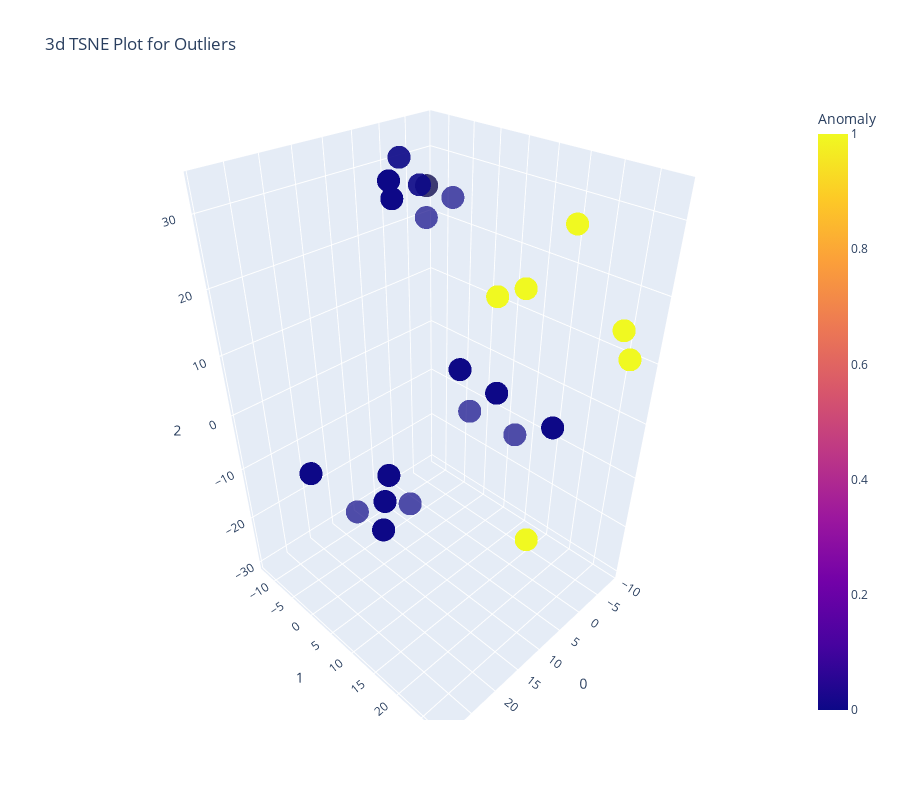

Notebook cell for this chart:
### Code cell
# Create an LOF model
iforet_model = create_model('iforest')

# Assign anomaly scores to the dataset
df_with_anomaly_scores = assign_model(iforet_model)

# Append anomaly scores to the original table
df['anomaly_score'] = df_with_anomaly_scores['Anomaly_Score']

# Measure ROC for the LOF model
roc_results = plot_model(iforet_model)

# Display the ROC curve and AUC
print(roc_results)

# Display the resulting dataframe with anomaly scores
print(df.head())

### Figure 1 — Plotly figure (JSON) as saved in the notebook; plotly's stock layout.template omitted (floating-point values rounded to 4 significant figures; data arrays with more than 128 entries replaced by an {"elided": "..."} marker saying what was removed)
{"data": [{"customdata": {"elided": "4000x1 str values"}, "hovertemplate": "0=%{x}<br>1=%{y}<br>2=%{z}<br>Feature=%{customdata[0]}<br>Anomaly=%{marker.color}<extra></extra>", "legendgroup": "", "marker": {"color": {"elided": "4000 int values"}, "coloraxis": "coloraxis", "opacity": 0.7, "symbol": "circle"}, "mode": "markers", "name": "", "scene": "scene", "showlegend": false, "type": "scatter3d", "x": {"elided": "4000 float values"}, "y": {"elided": "4000 float values"}, "z": {"elided": "4000 float values"}}], "layout": {"coloraxis": {"colorbar": {"title": {"text": "Anomaly"}}, "colorscale": [[0, "#0d0887"], [0.1111, "#46039f"], [0.2222, "#7201a8"], [0.3333, "#9c179e"], [0.4444, "#bd3786"], [0.5556, "#d8576b"], [0.6667, "#ed7953"], [0.7778, "#fb9f3a"], [0.8889, "#fdca26"], [1, "#f0f921"]]}, "height": 800, "legend": {"tracegroupgap": 0}, "scene": {"domain": {"x": [0, 1], "y": [0, 1]}, "xaxis": {"title": {"text": "0"}}, "yaxis": {"title": {"text": "1"}}, "zaxis": {"title": {"text": "2"}}}, "title": {"text": "3d TSNE Plot for Outliers"}, "width": 900}}
